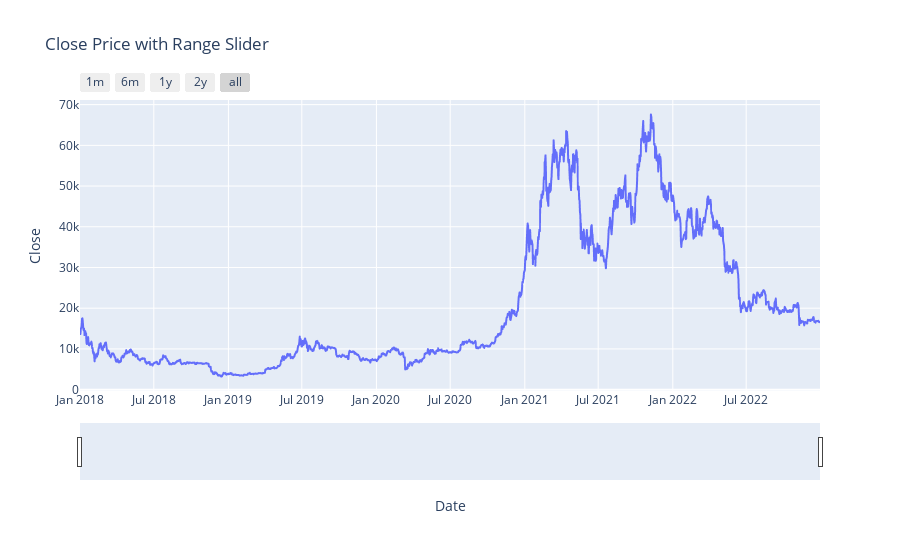

Notebook code for this chart:
### Code cell
crypto_btc.reset_index(inplace=True)
fig = px.line(crypto_btc, x='Date', y='Close', title='Close Price with Range Slider')
fig.update_layout(hovermode="x")

fig.update_xaxes(
    rangeslider_visible=True,
    rangeselector=dict(
        buttons=list([
            dict(count=1, label="1m", step="month", stepmode="backward"),
            dict(count=6, label="6m", step="month", stepmode="backward"),
            dict(count=1, label="1y", step="year", stepmode="backward"),
            dict(count=2, label="2y", step="year", stepmode="backward"),
            dict(step="all")
            
        ])
    )
)
fig.show()

### Figure 1 — Plotly figure (JSON) as saved in the notebook; plotly's stock layout.template omitted (floating-point values rounded to 4 significant figures; data arrays with more than 128 entries replaced by an {"elided": "..."} marker saying what was removed)
{"data": [{"hovertemplate": "Date=%{x}<br>Close=%{y}<extra></extra>", "legendgroup": "", "line": {"color": "#636efa", "dash": "solid"}, "marker": {"symbol": "circle"}, "mode": "lines", "name": "", "showlegend": false, "type": "scattergl", "x": {"elided": "1826 str values"}, "xaxis": "x", "y": {"elided": "1826 float values"}, "yaxis": "y"}], "layout": {"hovermode": "x", "legend": {"tracegroupgap": 0}, "title": {"text": "Close Price with Range Slider"}, "xaxis": {"anchor": "y", "domain": [0, 1], "rangeselector": {"buttons": [{"count": 1, "label": "1m", "step": "month", "stepmode": "backward"}, {"count": 6, "label": "6m", "step": "month", "stepmode": "backward"}, {"count": 1, "label": "1y", "step": "year", "stepmode": "backward"}, {"count": 2, "label": "2y", "step": "year", "stepmode": "backward"}, {"step": "all"}]}, "rangeslider": {"visible": true}, "title": {"text": "Date"}}, "yaxis": {"anchor": "x", "domain": [0, 1], "title": {"text": "Close"}}}}
